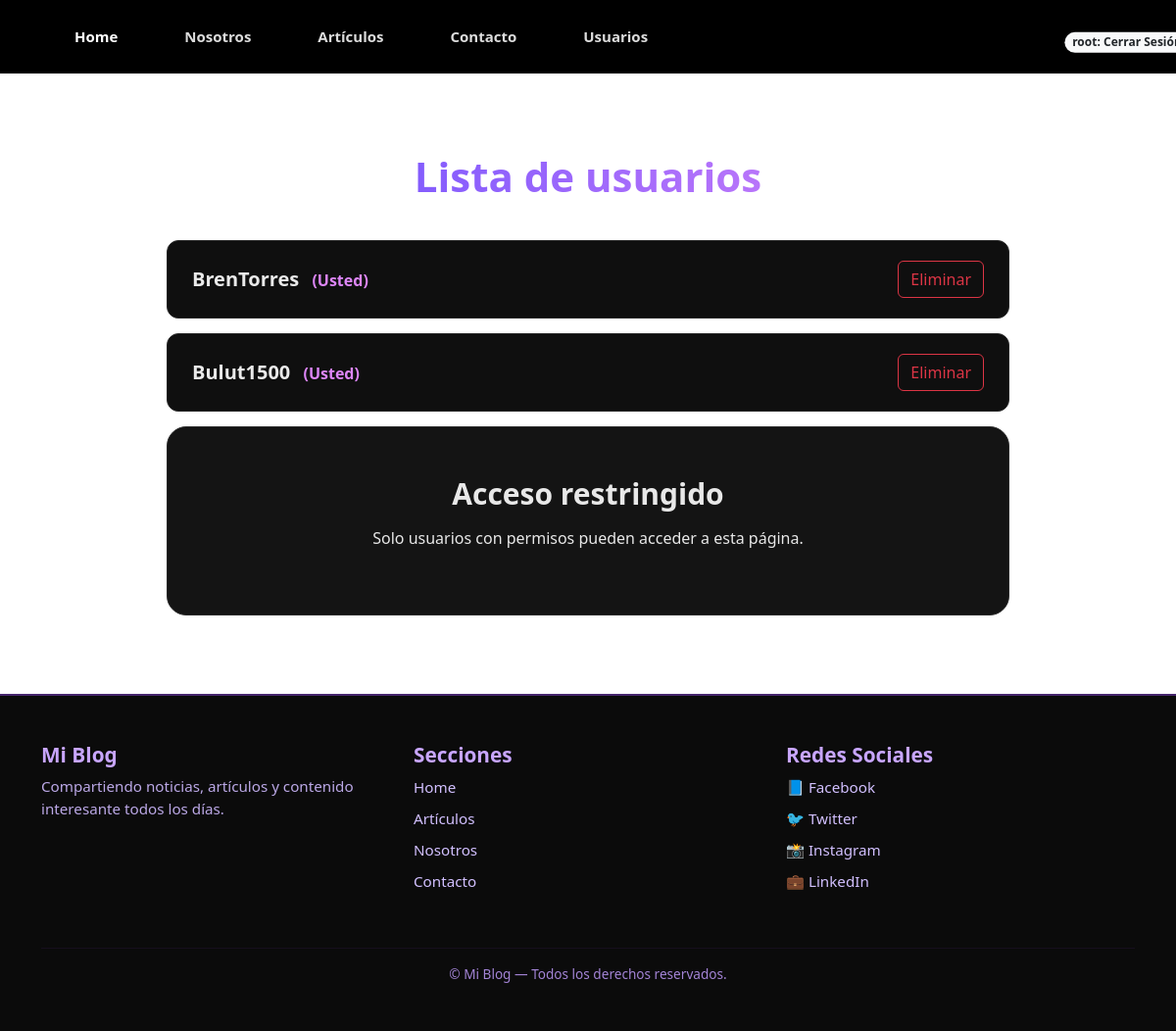
Page /registracion/usuario/ (signed in) on the earlier database version.
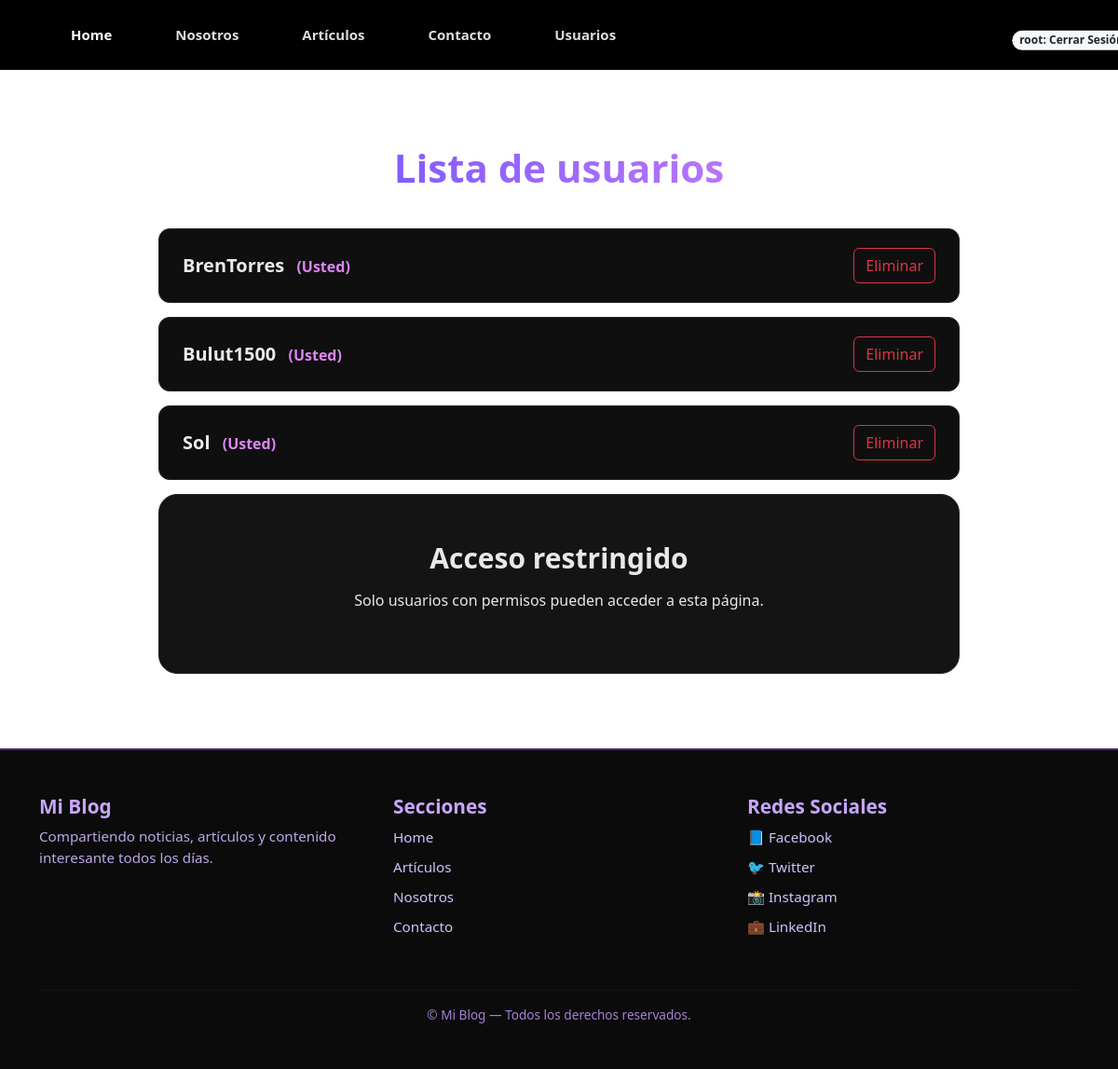
Same page on the later database version.
### apps/usuario/models.py (models this page shows, shortened)
class Usuario(AbstractUser):
    imagen = models.ImageField(null=True, blank=True,upload_to='usuario', default='usuario/user-default.png')

### apps/usuario/views.py (the view)
# urls.py: path('usuario/', UsuarioListView.as_view(), name='listUsuario'),
class UsuarioListView(LoginRequiredMixin, ListView):
    model = Usuario
    template_name = 'usuario/listUsuario.html'
    context_object_name = 'usuarios'
    def get_queryset(self):
        queryset = super().get_queryset()
        queryset = queryset.exclude(is_superuser=True)
        return queryset

### templates/usuario/listUsuario.html (shortened to what this page needs)
{% extends "home.html" %}
{% load static %}
{% block extra_css %}
<link rel="stylesheet" href="{% static 'css/usuarios.css' %}">
{% endblock %}
{% block content %}
<div class="usuarios-container">
        <h2 class="usuarios-title">Lista de usuarios</h2>
        <div class="usuarios-list">
            {% for usuario in usuarios %}
            <div class="usuario-card">
                <div class="usuario-info">
                    <span class="usuario-nombre">
                        {{ usuario.username }}
                    </span>
                        <span class="usuario-usted">(Usted)</span>
                </div>
                    <a class="btn btn-outline-danger eliminar-usuario-btn"
                        data-url="{% url 'apps.usuario:eliminarUsuario' id=usuario.id %}">
                        Eliminar
                    </a>
               </div>
            {% empty %}
                <p class="sin-usuarios">No hay usuarios registrados.</p>
            {% endfor %}
        </div>
        <div class="usuarios-restringido">
            <h3>Acceso restringido</h3>
            <p>Solo usuarios con permisos pueden acceder a esta página.</p>
        </div>
</div>
{% endblock %}

### templates/home.html (shortened to what this page needs)
{% load static %}
<!doctype html>
<html lang="es-ar">
<head>
    <link rel="stylesheet" href="{% static 'css/style.css' %}">
    <link rel="stylesheet" href="{% static 'css/footer.css' %}">
    <link href="https://cdn.jsdelivr.net/npm/bootstrap@5.3.2/dist/css/bootstrap.min.css" rel="stylesheet">
    {% block extra_css %}{% endblock %}
</head>
<body>
    <nav class="custom-navbar">
        <div class="container d-flex justify-content-between align-items-center">
           <ul class="nav">
                <li class="nav-item">
                    <a class="nav-link active" href="{% url 'index' %}">Home</a>
                </li>
                <li class="nav-item">
                    <a class="nav-link" href="{% url 'nosotros' %}">Nosotros</a>
                </li>
                <li class="nav-item">
                    <a class="nav-link" href="{% url 'apps.articulo:articulos' %}">Artículos</a>
                </li>
                <li class="nav-item">
                    <a class="nav-link" href="{% url 'contacto' %}">Contacto</a>
                {% if user.is_authenticated %}
                    {% if user.is_superuser %}
                        <li class="nav-item">
                            <a class="nav-link" href="{% url 'apps.usuario:listUsuario' %}">Usuarios</a>
                        </li>
                    {% endif %}
                {% endif %}
            </ul>
            {% if user.is_authenticated %}
            <form class="nav-icon position-relative text-decoration-none"
                method="post"
                action="{% url 'apps.usuario:logout' %}">
                <button type="submit">
                    <span class="position-absolute top-200 left-100 translate-middle badge rounded-pill bg-light text-dark">
                        {{ user.username }}: Cerrar Sesión
                    </span>
                </button>
            </form>
        {% endif %}
        </div>
    </nav>
    <main class="container mt-5">
        {% block content %}{% endblock %}
    </main>
    <footer class="custom-footer mt-5">
        <div class="container py-5">
            <div class="row">
                <div class="col-md-4 mb-4">
                    <h5 class="footer-title">Mi Blog</h5>
                    <p class="footer-text">
                        Compartiendo noticias, artículos y contenido interesante todos los días.
                    </p>
                </div>
                <div class="col-md-4 mb-4">
                    <h5 class="footer-title">Secciones</h5>
                    <ul class="footer-list">
                        <li><a href="#">Home</a></li>
                        <li><a href="#">Artículos</a></li>
                        <li><a href="#">Nosotros</a></li>
                        <li><a href="#">Contacto</a></li>
                    </ul>
                </div>
                <div class="col-md-4 mb-4">
                    <h5 class="footer-title">Redes Sociales</h5>
                    <ul class="footer-list">
                        <li><a href="#">📘 Facebook</a></li>
                        <li><a href="#">🐦 Twitter</a></li>
                        <li><a href="#">📸 Instagram</a></li>
                        <li><a href="#">💼 LinkedIn</a></li>
                    </ul>
                </div>
            </div>
            <hr class="footer-divider">
            <p class="footer-copy text-center mb-0">
                © {{ year }} Mi Blog — Todos los derechos reservados.
            </p>
        </div>
    </footer>
</body>
</html>

### static/css/style.css (style rules this page uses)
.custom-navbar { background-color: #000; padding: 18px 0; }
.custom-navbar .nav-link { color: #dcdcdc; font-weight: 600; font-size: 15px; margin: 0 18px; }
.custom-navbar .nav-link:hover, .custom-navbar .nav-link.active { color: white; }

### static/css/footer.css (style rules this page uses)
.custom-footer { background: #0b0b0b; color: #d8c8ff; border-top: 2px solid rgba(158, 75, 255, 0.4); }
.footer-title { font-size: 1.3rem; font-weight: 700; color: #c8a6ff; }
.footer-text { font-size: 0.95rem; color: #bba8e6; }
.footer-list { list-style: none; padding: 0; }
.footer-list li { margin-bottom: 8px; }
.footer-list a { text-decoration: none; color: #d2c0ff; transition: 0.3s; font-size: 0.95rem; }
.footer-divider { border-color: rgba(158, 75, 255, 0.3); }
.footer-copy { color: #a384d6; font-size: 0.85rem; }

### static/css/usuarios.css (style rules this page uses)
.usuarios-container { max-width: 900px; margin: 60px auto; padding: 20px; color: #e8e8e8; }
.usuarios-title { text-align: center; font-size: 42px; font-weight: 700; margin-bottom: 40px; background: linear-gradient(to right, #5f4bff, #dd86f8); -webkit-background-clip: text; -webkit-text-fill-color: transparent; }
.usuarios-list { width: 100%; }
.usuario-card { background: #0f0f0f; border: 1px solid #272727; padding: 20px 25px; border-radius: 12px; margin-bottom: 15px; display: flex; justify-content: space-between; align-items: center; transition: 0.3s; }
.usuario-nombre { font-size: 20px; font-weight: 600; color: #eaeaea; }
.usuario-usted { color: #dd86f8; font-weight: 600; margin-left: 8px; }
.usuarios-restringido { text-align: center; padding: 50px; background: #141414; border-radius: 20px; border: 1px solid #2a2a2a; }
.usuarios-restringido h3 { font-size: 30px; font-weight: 700; margin-bottom: 15px; }

Differences in the rows shown:
added Usuario: username "Sol"
